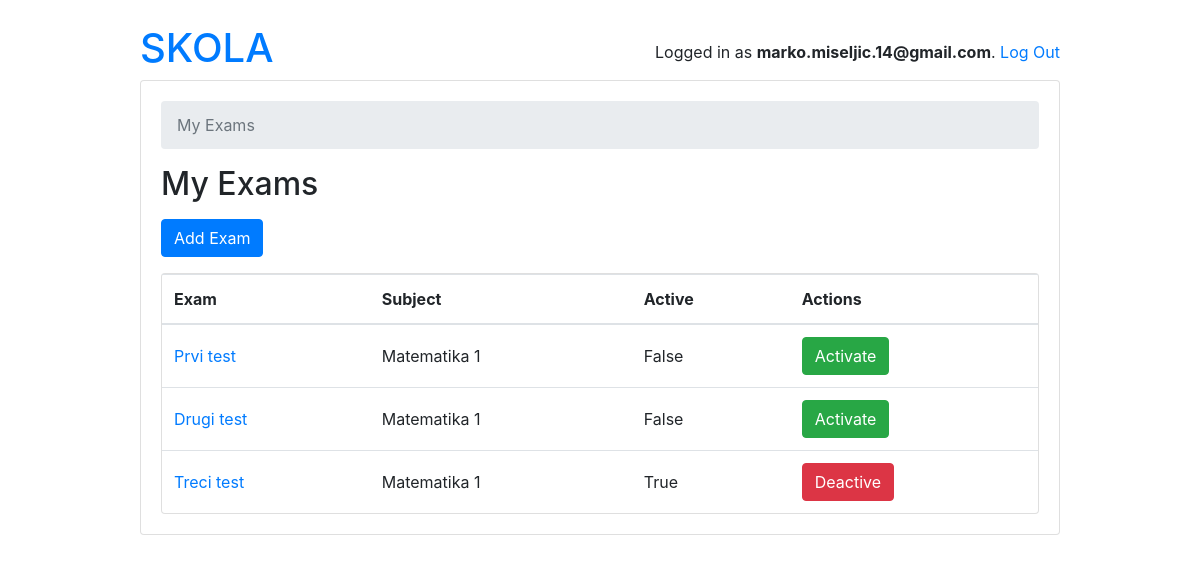
Page /teachers/ (signed in) on the committed database.
### account/models.py (models this page shows)
class User(AbstractUser):
    first_name = models.CharField(max_length=220)
    last_name = models.CharField(max_length=220)
    email = models.EmailField()
    is_student = models.BooleanField(default=False)
    is_teacher = models.BooleanField(default=False)

### school/models.py (models this page shows, shortened)
class Exam(models.Model):
    type = models.CharField(max_length=100)
    active = models.BooleanField(default=False)
    duration = models.IntegerField()
    nuber_of_questions = models.IntegerField()
    required_score_to_pass = models.IntegerField(help_text="required score in %")
    subject  = models.ForeignKey(Subject, on_delete=models.CASCADE)
    owner = models.ForeignKey('account.User', on_delete=models.CASCADE, related_name='exams')

class Subject(models.Model):
    name = models.CharField(max_length=220)
    school = models.ManyToManyField(School)
    def __str__(self):
        return self.name

### account/views.py (the view)
# urls.py: path('', ExamTeacherListView.as_view(), name='exam_change_list'),
@method_decorator([login_required, teacher_required], name='dispatch')
class ExamTeacherListView(ListView):
    model = Exam
    ordering = ('type', )
    context_object_name = 'exams'
    template_name = 'teachers/exam_change_list.html'
    def get_queryset(self):
        queryset = Exam.objects.filter(owner=self.request.user)#self.request.user.exams \
        return queryset

### templates/teachers/exam_change_list.html
{% extends 'base.html' %}
{% block content %}
  <nav aria-label="breadcrumb">
    <ol class="breadcrumb">
      <li class="breadcrumb-item active" aria-current="page">My Exams</li>
    </ol>
  </nav>
  <h2 class="mb-3">My Exams</h2>
  <a href="{% url 'teachers:exam_add' %}" class="btn btn-primary mb-3" role="button">Add Exam</a>
  <div class="card">
    <table class="table mb-0">
      <thead>
        <tr>
          <th>Exam</th>
          <th>Subject</th>
          <th>Active</th>
          <th>Actions</th>
        </tr>
      </thead>
      <tbody>
        {% for exam in exams %}
          <tr>
            <td class="align-middle"><a href="{% url 'teachers:exam_change' exam.pk %}">{{ exam.type }}</a></td>
            <td class="align-middle">{{exam.subject}}</td>
            <td class="align-middle">{{exam.active}}</td>
            <td class="align-middle">
              {% if exam.active == False %}
                <a type="button" class="btn btn-success" href="{% url 'teachers:exam_change_activity' exam.pk %}">Activate</a>
              {% else %}
                <a type="button" class="btn btn-danger" href="{% url 'teachers:exam_change_activity' exam.pk %}">Deactive</a>
              {% endif %}
            </td>
          </tr>
        {% empty %}
          <tr>
            <td class="bg-light text-center font-italic" colspan="5">You haven't created any Exam yet.</td>
          </tr>
        {% endfor %}
      </tbody>
    </table>
  </div>
{% endblock %}

### templates/base.html (shortened to what this page needs)
{% load static %}
<!doctype html>
<html lang="eng">
<head>
    <link rel="stylesheet" href="https://cdn.jsdelivr.net/npm/bootstrap@4.5.3/dist/css/bootstrap.min.css"
>
</head>
<body>
    <div class="container my-4">
        <div class="row justify-content-center">
            <div class="col-md-10 col-sm-12">
                <div class="row">
                    <div class="col-6">
                        <h1>
                            {% if user.is_authenticated and user.is_student %}
                                <a href="students:exam_list">SKOLA</a>
                            {% elif user.is_authenticated and user.is_teacher %}
                                <a href="teachers:exam_change_list">SKOLA</a>
                            {% endif %}
                        </h1>
                    </div>
                    <div class="col-6 text-right">
                        {% if user.is_authenticated %}
                        <p class="pt-3">Logged in as <strong>{{user.email}}</strong>. <a href="{% url 'logout' %}">Log Out</a></p>
                        {% else %}
                        <a href="{% url 'login' %}" class="btn btn-light" role="button">Log in</a>
                        {% endif %}
                    </div>
                </div>
                <div class="card mb-3">
                    <div class="card-body">
                        {% block content %}
                        {% endblock content %}
                    </div>
                </div>
            </div>
        </div>
    </div>
</body>
</html>

### rows in the picture
User: email "marko.miseljic.14@gmail.com"
Exam: type "Prvi test", subject "Matematika 1", active "False", shows "Activate"
Exam: type "Drugi test", subject "Matematika 1", active "False", shows "Activate"
Exam: type "Treci test", subject "Matematika 1", active "True", shows "Deactive"
